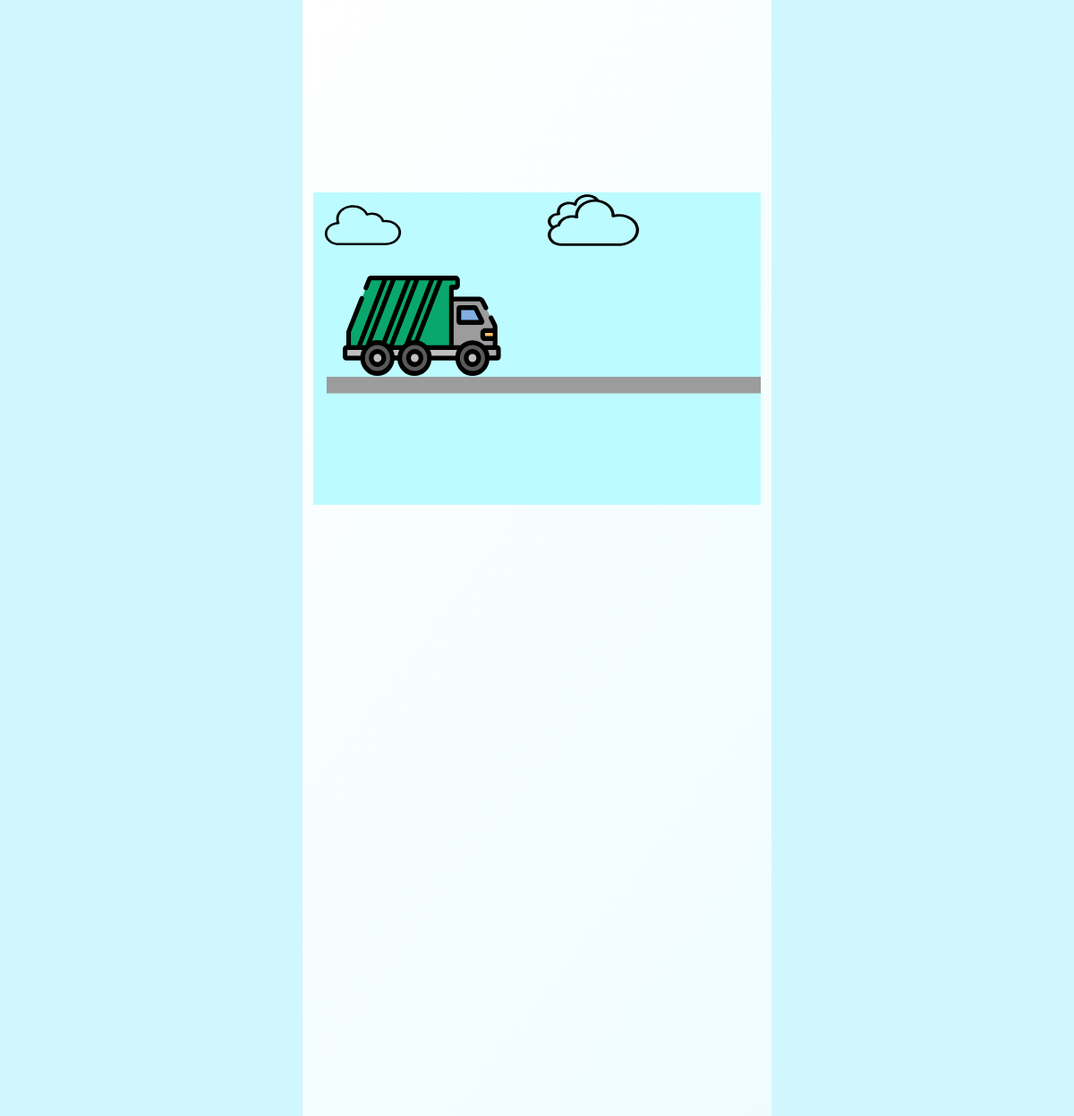
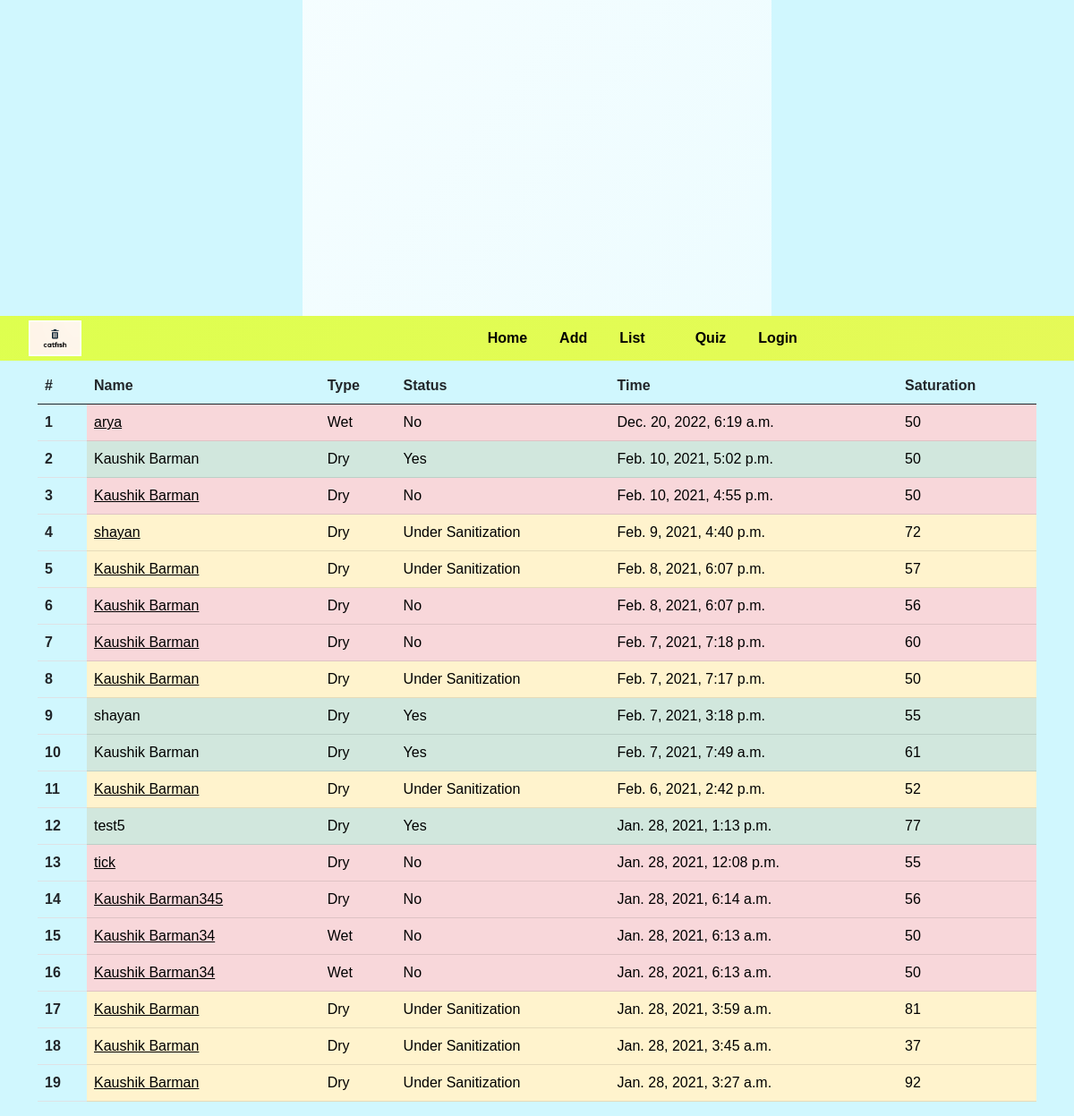
Page /list on the committed database (2 pictures, top to bottom).
### feed/models.py (models this page shows, shortened)
class Locations(models.Model):
    name = models.CharField(max_length=200)
    locator_user = models.ForeignKey(User,on_delete=models.CASCADE)
    locator_mail = models.CharField(max_length=200)
    sanitized = models .CharField(max_length=200, default="No")
    sanitizer_mail = models.CharField(max_length=200, blank = True, null=True)
    garbageType = models.CharField(max_length=50)
    coordinates_lat = models.CharField(max_length=200)
    coordinates_lng =models.CharField(max_length=200)
    saturation = models.CharField(max_length = 200)
    time = models.DateTimeField(auto_now_add=True)

### feed/views.py (the view)
# urls.py: path('list', views.list,name='list'),
def list(request):
    locations = Locations.objects.all().order_by("-time")
    context={
        "locations":locations
    }
    return render (request,'list_.html', context)

### templates/list_.html (shortened to what this page needs)
{% load static %}
<!DOCTYPE html>
<html lang="en">
<head>
    <link href="https://cdn.jsdelivr.net/npm/bootstrap@5.0.0-beta1/dist/css/bootstrap.min.css" rel="stylesheet">
    <link rel="stylesheet" href="{% static 'style_f.css' %}">
  </head>
<body>
  <div style="width: fit-content;
  height: 200vh;"  class="container-fluid loader">
</div>
<section id="nav-bar">
  <nav class="navbar navbar-expand-lg navbar-light bg-light">
    <div class="container-fluid">
      <a class="navbar-brand" href="{% url 'home' %}"><img src="{% static 'SanijunkFunky.png' %}" alt=""></a>
      <div class="collapse navbar-collapse" id="navbarSupportedContent">
        <ul style="margin-left: 35vw;" class="navbar-nav me-auto mb-2 mb-lg-0">
          <li class="nav-item">
            <a class="nav-link active" aria-current="page" href="{% url 'home' %}">Home</a>
          </li>
          <li class="nav-item">
            <a class="nav-link" href="{% url 'add_location' %}">Add</a>
          </li>
          <li class="nav-item">
            <a class="nav-link" href="{% url 'list' %}">List</a>
          </li>
          <li class="nav-item">
          </li>
          <li class="nav-item">
            <a class="nav-link" href="{% url 'quiz' %}">Quiz</a>
          </li>
          {% if request.user.is_authenticated  %}
          <li class="nav-item">
            <a style="opacity: .5;" class="nav-link" href="#">{{request.user.username}}</a>
          </li>
          <li class="nav-item">
            <a class="nav-link " href="{% url 'logout' %}" tabindex="-1" aria-disabled="true">Logout</a>
          </li>
          {% else %}
          <li class="nav-item">
            <a class="nav-link"  href="{% url 'signup_home' %}" tabindex="-1" aria-disabled="true">Login</a>
          </li>
          {% endif %}
        </ul>
      </div>
    </div>
  </nav>
  </section>
    <div class="container mt-2">
        <div class="table-responsive">
        <table class="table">
            <thead>
              <tr>
                <th scope="col">#</th>
                <th scope="col">Name</th>
                <th scope="col">Type</th>
                <th scope="col">Status</th>
                <th scope="col">Time</th>
                <th scope="col">Saturation</th>
              </tr>
            </thead>
            <tbody>
                {% for location in locations %}
                {% if location.sanitized == "Yes" %}
              <tr>
                <th scope="row">{{forloop.counter}}</th>
                <td class="table-success">{{location.name}}</td>
                <td class="table-success">{{location.garbageType}}</td>
                <td class="table-success">{{location.sanitized}}</td>
                <td class="table-success">{{location.time}}</td>
                <td class="table-success">{{location.saturation}}</td>
              </tr>
              {% endif %}
              {% if location.sanitized == "No" %}
              <tr>
                <th scope="row">{{forloop.counter}}</th>
                <td class="table-danger"><a href="{% url 'details' location.pk %}">{{location.name}}</a></td>
                <td class="table-danger">{{location.garbageType}}</td>
                <td class="table-danger">{{location.sanitized}}</td>
                <td class="table-danger">{{location.time}}</td>
                <td class="table-danger">{{location.saturation}}</td>
              </tr>
              {% endif %}
              {% if location.sanitized == "Under Sanitization" %}
              <tr>
                <th scope="row">{{forloop.counter}}</th>
                <td class="table-warning"><a href="{% url 'details' location.pk %}">{{location.name}}</a></td>
                <td class="table-warning">{{location.garbageType}}</td>
                <td class="table-warning">{{location.sanitized}}</td>
                <td class="table-warning">{{location.time}}</td>
                <td class="table-warning">{{location.saturation}}</td>
              </tr>
              {% endif %}
              {% endfor %}
            </tbody>
          </table>
        </div>
    </div>
</body>
</html>

### static/style_f.css (style rules this page uses)
* { margin: 0; padding: 0; }
a { color:black; }
body { font-family:sans-serif ; }
#nav-bar { position: sticky; top: 0; z-index: 10; }
.navbar { padding: 0 !important; }
.navbar { background: linear-gradient(318deg, #fbe872, #deff4f); background-size: 400% 400%; -webkit-animation: AnimationName 3s ease infinite; -moz-animation: AnimationName 3s ease infinite; animation: AnimationName 3s ease infinite; }
.navbar-brand img { height: 40px; padding-left: 20px; }
.navbar-nav li { padding:0 10px; }
.navbar-nav li a { color:#fff !important; font-weight:600; float: right; text-align: left; }
.navbar-nav li a { color: black !important; font-weight: 600; float: right; text-align: left; }

### templates/list_.html (style rules this page uses)
body { background: #d0f7fe; }
.loader { background: linear-gradient(307deg, #b6f3fe, #ffffff); background-size: 400% 400%; -webkit-animation: AnimationName 3s ease infinite; -moz-animation: AnimationName 3s ease infinite; animation: AnimationName 3s ease infinite; }

### rows in the picture
Locations: name "arya", garbageType "Wet", sanitized "No", time "Dec. 20, 2022, 6:19 a.m.", saturation "50"
Locations: name "Kaushik Barman", garbageType "Dry", sanitized "Yes", time "Feb. 10, 2021, 5:02 p.m.", saturation "50"
Locations: name "Kaushik Barman", garbageType "Dry", sanitized "No", time "Feb. 10, 2021, 4:55 p.m.", saturation "50"
Locations: name "shayan", garbageType "Dry", sanitized "Under Sanitization", time "Feb. 9, 2021, 4:40 p.m.", saturation "72"
Locations: name "Kaushik Barman", garbageType "Dry", sanitized "Under Sanitization", time "Feb. 8, 2021, 6:07 p.m.", saturation "57"
Locations: name "Kaushik Barman", garbageType "Dry", sanitized "No", time "Feb. 8, 2021, 6:07 p.m.", saturation "56"
Locations: name "Kaushik Barman", garbageType "Dry", sanitized "No", time "Feb. 7, 2021, 7:18 p.m.", saturation "60"
Locations: name "Kaushik Barman", garbageType "Dry", sanitized "Under Sanitization", time "Feb. 7, 2021, 7:17 p.m.", saturation "50"
Locations: name "shayan", garbageType "Dry", sanitized "Yes", time "Feb. 7, 2021, 3:18 p.m.", saturation "55"
Locations: name "Kaushik Barman", garbageType "Dry", sanitized "Yes", time "Feb. 7, 2021, 7:49 a.m.", saturation "61"
Locations: name "Kaushik Barman", garbageType "Dry", sanitized "Under Sanitization", time "Feb. 6, 2021, 2:42 p.m.", saturation "52"
Locations: name "test5", garbageType "Dry", sanitized "Yes", time "Jan. 28, 2021, 1:13 p.m.", saturation "77"
Locations: name "tick", garbageType "Dry", sanitized "No", time "Jan. 28, 2021, 12:08 p.m.", saturation "55"
Locations: name "Kaushik Barman345", garbageType "Dry", sanitized "No", time "Jan. 28, 2021, 6:14 a.m.", saturation "56"
Locations: name "Kaushik Barman34", garbageType "Wet", sanitized "No", time "Jan. 28, 2021, 6:13 a.m.", saturation "50"
Locations: name "Kaushik Barman34", garbageType "Wet", sanitized "No", time "Jan. 28, 2021, 6:13 a.m.", saturation "50"
Locations: name "Kaushik Barman", garbageType "Dry", sanitized "Under Sanitization", time "Jan. 28, 2021, 3:59 a.m.", saturation "81"
Locations: name "Kaushik Barman", garbageType "Dry", sanitized "Under Sanitization", time "Jan. 28, 2021, 3:45 a.m.", saturation "37"
Locations: name "Kaushik Barman", garbageType "Dry", sanitized "Under Sanitization", time "Jan. 28, 2021, 3:27 a.m.", saturation "92"
